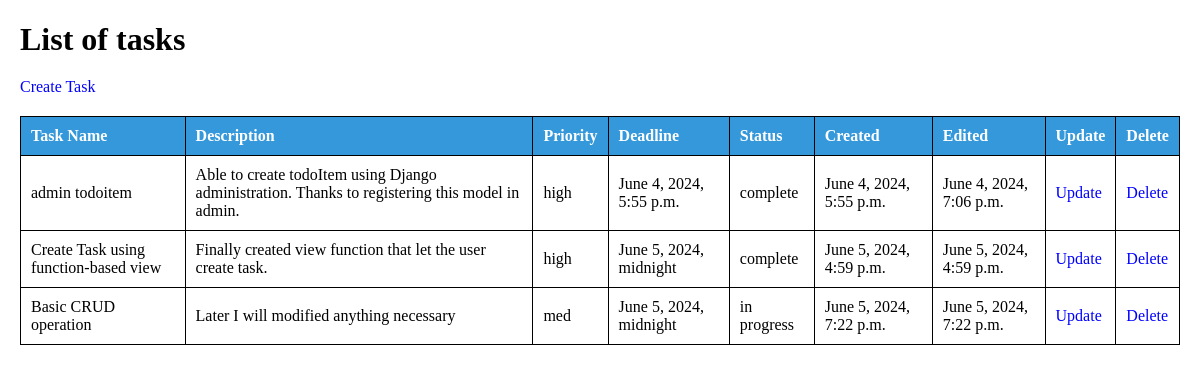
The app's page /, older data.
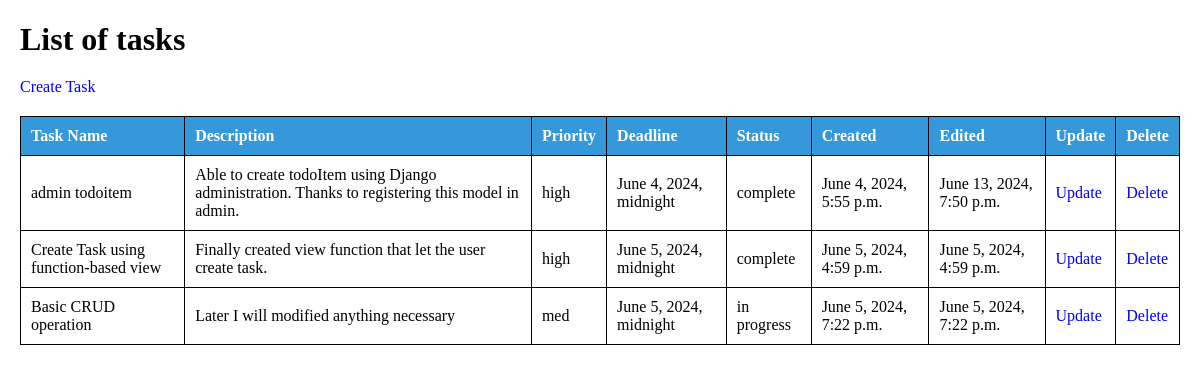
The same page, newer data.
### todo_app/models.py (models this page shows, shortened)
class TaskModel(models.Model):
	PRIORITY_CHOICES = {
		'low': 'Low',
		'med': 'Medium',
		'high': 'High'
	}
	STATUS_CHOICES = {
		'not started': 'Not started',
		'in progress': 'In progress',
		'complete': 'Complete'
	}
	task_name = models.CharField(max_length=200)
	description = models.CharField(max_length=400, blank=True)
	priority = models.CharField(max_length=4, choices=PRIORITY_CHOICES)
	deadline = models.DateTimeField()
	status = models.CharField(max_length=11, choices=STATUS_CHOICES)
	created = models.DateTimeField(auto_now_add=True)
	edited = models.DateTimeField(auto_now=True)

### todo_app/views.py (the view)
# urls.py: path('', views.read_task, name='home'),
def read_task(request):  # shows the list of all tasks
	tasks = TaskModel.objects.all()
	return render(request, "todo_app/home.html", {'tasks': tasks})

### todo_app/templates/todo_app/home.html (shortened to what this page needs)
<!DOCTYPE html>
<html lang="en">
{% load static %}
<link rel="stylesheet" href="{% static 'todo_app/style.css' %}">
<head>
</head>
<body>
<h1>List of tasks</h1>
<a href="{% url 'create' %}">Create Task</a>
    <table>
        <thead>
            <tr>
                <th>Task Name</th>
                <th>Description</th>
                <th>Priority</th>
                <th>Deadline</th>
                <th>Status</th>
                <th>Created</th>
                <th>Edited</th>
                <th>Update</th>
                <th>Delete</th>
            </tr>
        </thead>
        <tbody>
            {% for task in tasks %}
                <tr>
                    <td>{{ task.task_name }}</td>
                    <td>{{ task.description }}</td>
                    <td>{{ task.priority }}</td>
                    <td>{{ task.deadline }}</td>
                    <td>{{ task.status }}</td>
                    <td>{{ task.created }}</td>
                    <td>{{ task.edited }}</td>
                    <td>
                        <a href="{% url 'update' task.id %}">Update</a>
                    </td>
                    <td>
                        <a href="{% url 'delete' task.id %}">Delete</a>
                    </td>
                </tr>
            {% endfor %}
        </tbody>
    </table>
</body>
</html>

### todo_app/static/todo_app/style.css (style rules this page uses)
body { font-family: "Times New Roman", serif; margin: 20px; }
h1 { margin-bottom: 20px; }
a { text-decoration: none; color: blue; }
table { width: 100%; border-collapse: collapse; margin-top: 20px ; }
table, th, td { border: 1px solid black; }
th { background-color: #3498db; color: white; }
th, td { padding: 10px; text-align: left; }

Row changes from the older to the newer data that the page shows:
changed TaskModel "admin todoitem": deadline "June 4, 2024, 5:55 p.m." → "June 4, 2024, midnight"; edited "June 4, 2024, 7:06 p.m." → "June 13, 2024, 7:50 p.m."
